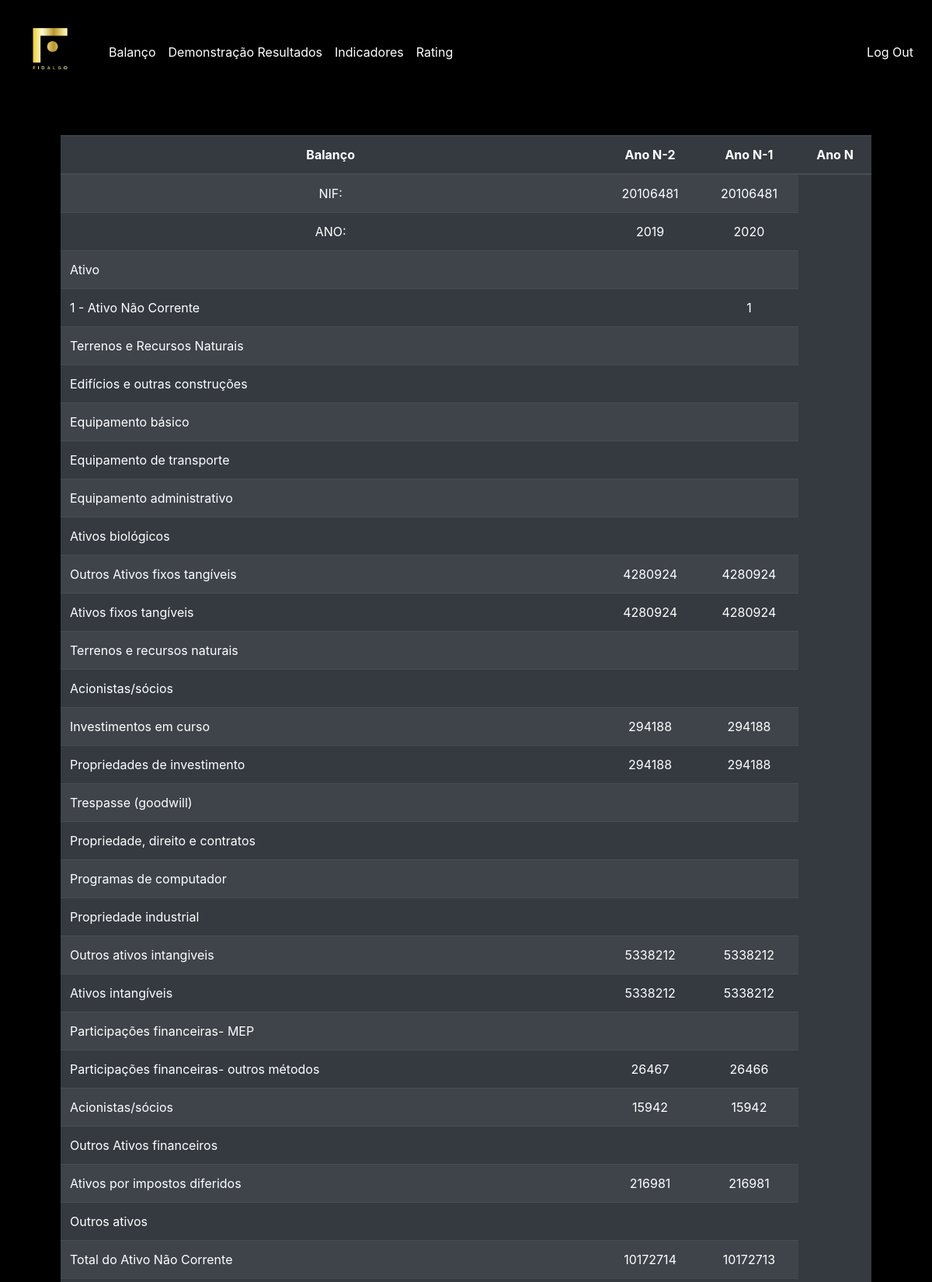
The page / (signed in, upper part) on the database its author committed.
### tables this page shows
CREATE TABLE 'balanco' ('id' text,'rubrica' text, 'calculado' boolean DEFAULT 'FALSE');

### application.py (the view)
@app.route("/", methods=["GET"])
@login_required
def index():
    rubrica_bl =db.execute("""
    SELECT id, rubrica
    FROM balanco""")
    balanco = []
    for r in rubrica_bl:
        balanco.append({"rubrica": r["rubrica"], "id": r["id"]})
    resultado =db.execute("""SELECT * FROM base_balanco WHERE user_id=:id""",id=session["user_id"])
    base_balanco = []
    for r in resultado:
        base_balanco.append(r)
    rubrica_dr =db.execute("""
    SELECT id_dr, rubrica_dr
    FROM dr""")
    dr = []
    for r in rubrica_dr:
        dr.append({"rubrica_dr": r["rubrica_dr"], "id_dr":r["id_dr"]})
    resultado_dr =db.execute("""SELECT * FROM base_demostracaoresultado WHERE user_id=:id""",id=session["user_id"])
    base_demostracaoresultado = []
    for r in resultado_dr:
        base_demostracaoresultado.append(r)
    return render_template("index.html", balanco=balanco, base_balanco=base_balanco, dr=dr, base_demostracaoresultado=base_demostracaoresultado)

### helpers.py (called while the page is built)
def login_required(f):
    @wraps(f)
    def decorated_function(*args, **kwargs):
        if session.get("user_id") is None:
            return redirect("/login")
        return f(*args, **kwargs)
    return decorated_function

### templates/index.html (shortened to what this page needs)
{% extends "layout.html" %}
{% block main %}
    <table class= "table table-responsive-sm table-striped table-dark">
        <thead>
            <tr>
                <th>Balanço</th>
                <th>Ano N-2</th>
                <th>Ano N-1</th>
                <th>Ano N</th>
            </tr>
        </thead>
        <tbody>
            <tr>
                <td>NIF: </td>
                {% for col in base_balanco %}
                    <td>{{col["NIF"]}}</td>
                {% endfor %}
            </tr>
            <tr>
                <td>ANO: </td>
                {% for col in base_balanco %}
                    <td>{{col["ANO_N"]}}</td>
                {% endfor %}
            </tr>
            {% for row in  balanco %}
            <tr>
                <td class="text-left">{{row["rubrica"]}}</td>
                {% for col in base_balanco %}
                    <td>{{col[row["id"]]}}</td>
                {% endfor %}
            </tr>
            {% endfor %}
        </tbody>
    </table>
{% endblock %}

### static/styles.css (style rules this page uses)
.black { background-color: #000000 !important; }

### rows shown on the page
balanco: rubrica "Ativo"
balanco: rubrica "1 - Ativo Não Corrente", col "1"
balanco: rubrica "Terrenos e Recursos Naturais"
balanco: rubrica "Edifícios e outras construções"
balanco: rubrica "Equipamento básico"
balanco: rubrica "Equipamento de transporte"
balanco: rubrica "Equipamento administrativo"
balanco: rubrica "Ativos biológicos"
balanco: rubrica "Outros Ativos fixos tangíveis", col "4280924" "4280924"
balanco: rubrica "Ativos fixos tangíveis", col "4280924" "4280924"
balanco: rubrica "Terrenos e recursos naturais"
balanco: rubrica "Acionistas/sócios"
balanco: rubrica "Investimentos em curso", col "294188" "294188"
balanco: rubrica "Propriedades de investimento", col "294188" "294188"
balanco: rubrica "Trespasse (goodwill)"
balanco: rubrica "Propriedade, direito e contratos"
balanco: rubrica "Programas de computador"
balanco: rubrica "Propriedade industrial"
balanco: rubrica "Outros ativos intangiveis", col "5338212" "5338212"
balanco: rubrica "Ativos intangíveis", col "5338212" "5338212"
balanco: rubrica "Participações financeiras- MEP"
balanco: rubrica "Participações financeiras- outros métodos", col "26467" "26466"
balanco: rubrica "Acionistas/sócios", col "15942" "15942"
balanco: rubrica "Outros Ativos financeiros"
balanco: rubrica "Ativos por impostos diferidos", col "216981" "216981"
balanco: rubrica "Outros ativos"
balanco: rubrica "Total do Ativo Não Corrente", col "10172714" "10172713"

### other values the page prints
{{ col["NIF"] }} "20106481" "20106481"
{{ col["ANO_N"] }} "2019" "2020"
